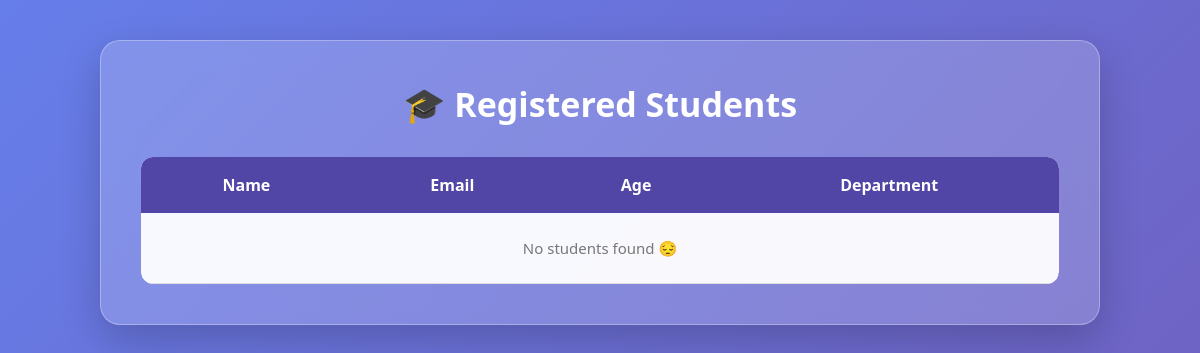
Page /student_list/ on the earlier database version.
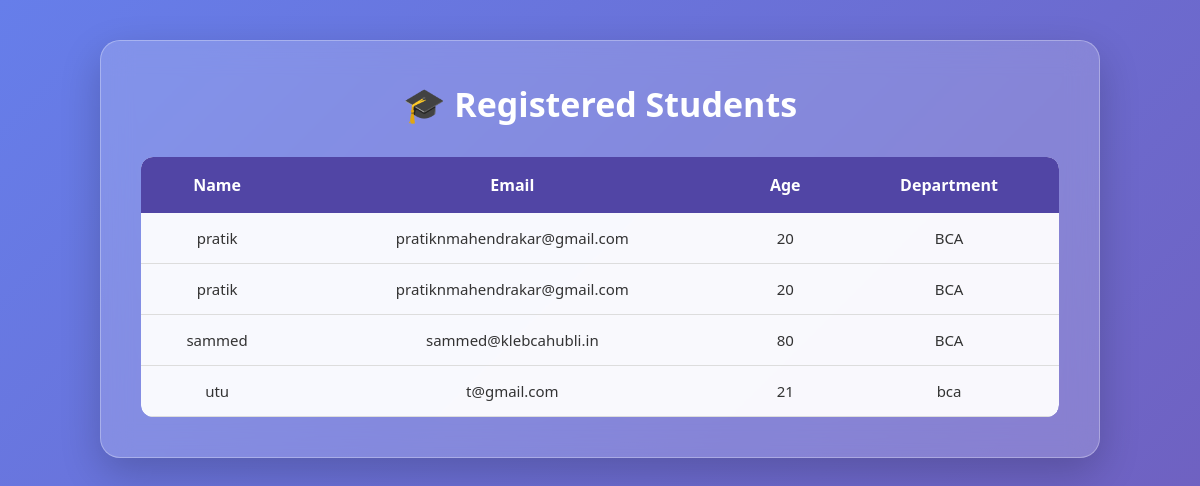
Same page on the later database version.
### students/models.py (models this page shows, shortened)
class Student(models.Model):
    name=models.CharField(max_length=100)
    email=models.EmailField()
    age=models.IntegerField()
    department = models.CharField(max_length=100)

### students/views.py (the view)
# urls.py: path('student_list/', views.student_list, name='student_list'),
def student_list(request):
    students = Student.objects.all()
    return render(
        request,
        'students/student_list.html',
        {'students': students}
    )

### students/templates/students/student_list.html (shortened to what this page needs)
<!DOCTYPE html>
<html lang="en">
<head>
</head>
<body>
<div class="container">
    <h2>🎓 Registered Students</h2>
    <div class="table-wrapper">
        <table>
            <thead>
                <tr>
                    <th>Name</th>
                    <th>Email</th>
                    <th>Age</th>
                    <th>Department</th>
                </tr>
            </thead>
            <tbody>
                {% for student in students %}
                <tr>
                    <td>{{ student.name }}</td>
                    <td>{{ student.email }}</td>
                    <td>{{ student.age }}</td>
                    <td>{{ student.department }}</td>
                </tr>
                {% empty %}
                <tr>
                    <td colspan="4" class="empty">
                        No students found 😔
                    </td>
                </tr>
                {% endfor %}
            </tbody>
        </table>
    </div>
</div>
</body>
</html>

### students/templates/students/student_list.html (style rules this page uses)
* { margin: 0; padding: 0; box-sizing: border-box; font-family: 'Segoe UI', sans-serif; }
body { min-height: 100vh; padding: 40px 15px; background: linear-gradient(135deg, #667eea, #764ba2, #6dd5ed); background-size: 300% 300%; animation: gradient 10s ease infinite; }
.container { width: min(100%, 1000px); margin: auto; padding: clamp(20px, 5vw, 40px); background: rgba(255,255,255,0.18); backdrop-filter: blur(15px); border: 1px solid rgba(255,255,255,0.3); border-radius: 20px; box-shadow: 0 15px 40px rgba(0,0,0,0.2); animation: appear 0.9s ease; }
h2 { text-align: center; color: white; font-size: clamp(23px, 4vw, 34px); margin-bottom: 30px; }
.table-wrapper { width: 100%; overflow-x: auto; border-radius: 12px; }
table { width: 100%; min-width: 550px; border-collapse: collapse; background: rgba(255,255,255,0.95); border-radius: 12px; overflow: hidden; }
th { background: #5145a5; color: white; padding: 17px; font-size: clamp(13px, 2vw, 16px); }
td { padding: 15px; text-align: center; color: #333; font-size: clamp(12px, 1.8vw, 15px); border-bottom: 1px solid #ddd; }
tr { transition: 0.3s; }

Differences in the rows shown:
added Student: name "pratik", email "pratiknmahendrakar@gmail.com", age "20", department "BCA"
added Student: name "pratik", email "pratiknmahendrakar@gmail.com", age "20", department "BCA"
added Student: name "sammed", email "sammed@klebcahubli.in", age "80", department "BCA"
added Student: name "utu", email "t@gmail.com", age "21", department "bca"
Other differences:
text no longer shown: "No students found 😔"
